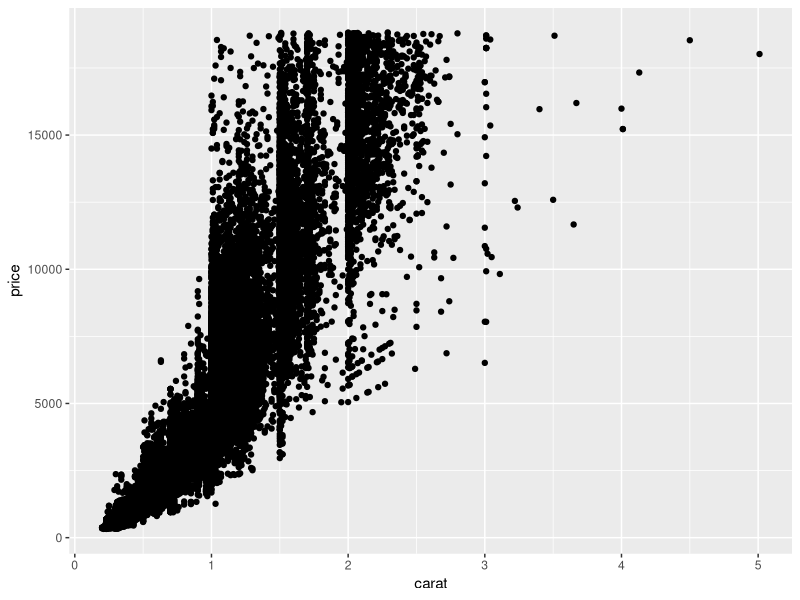
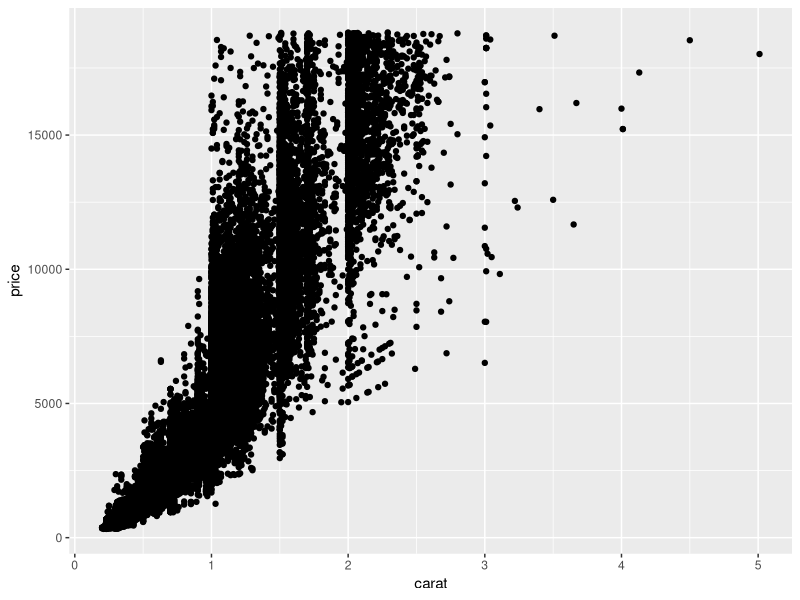
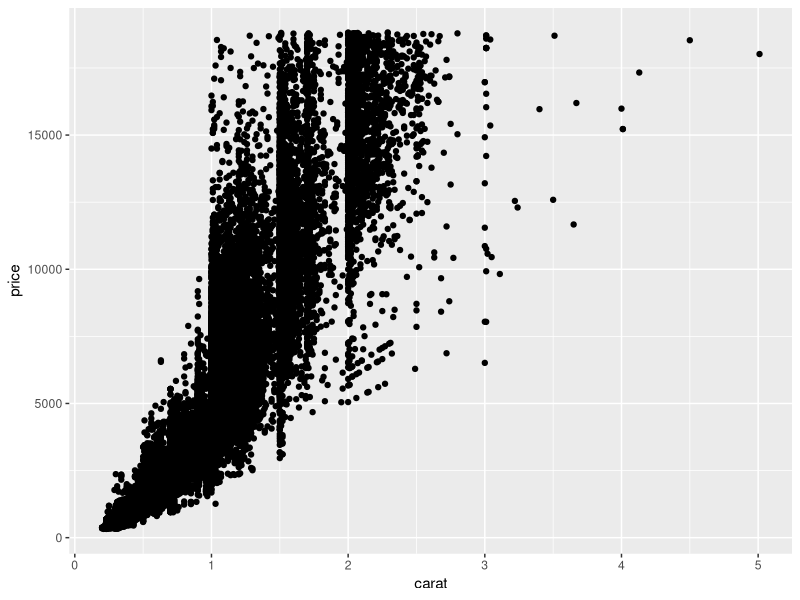
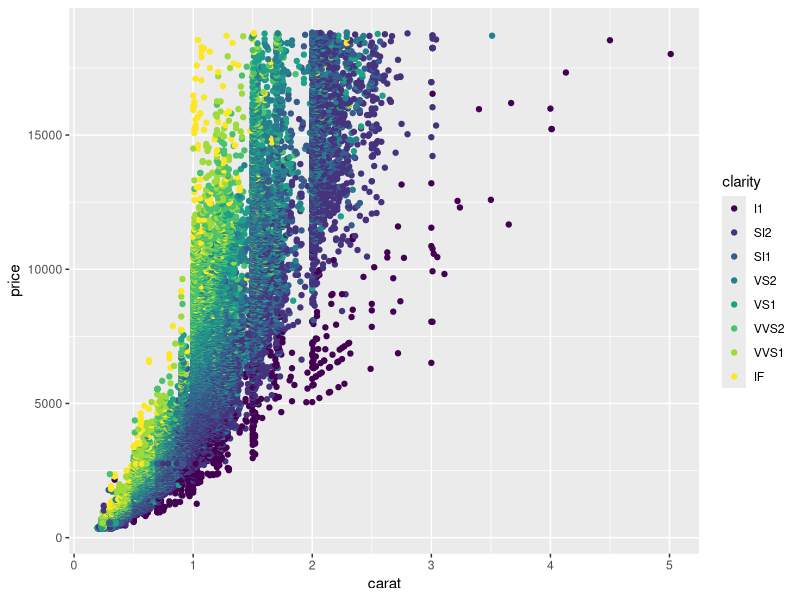
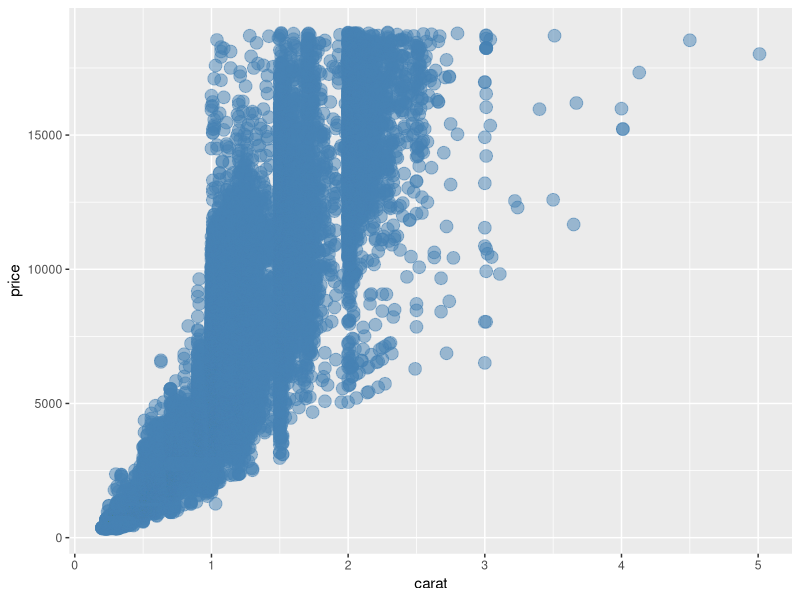
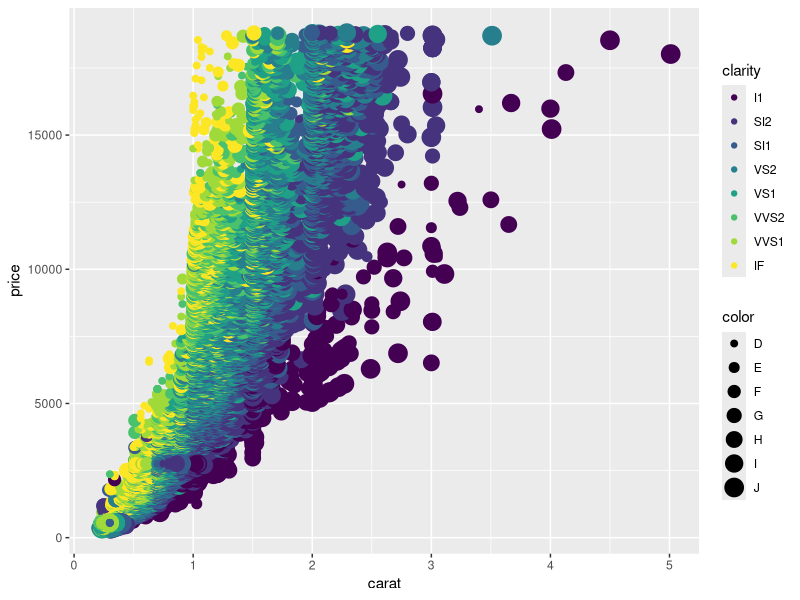
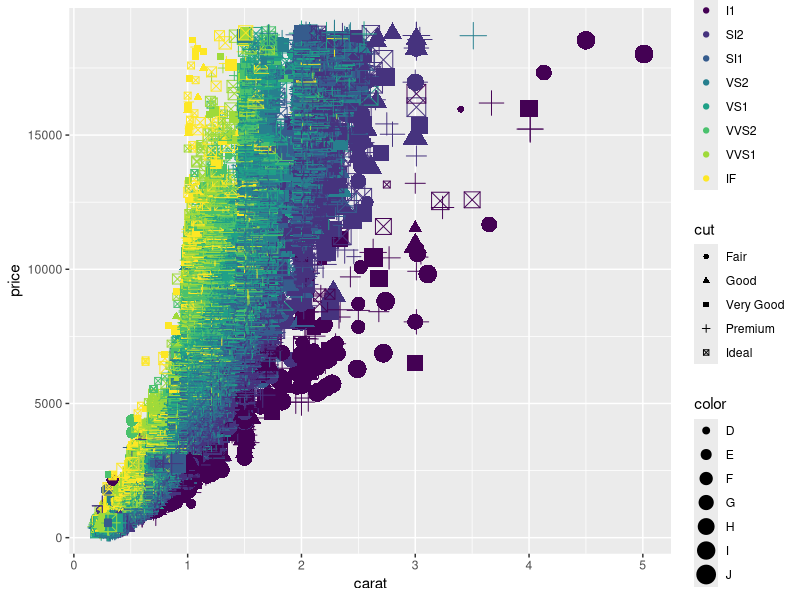
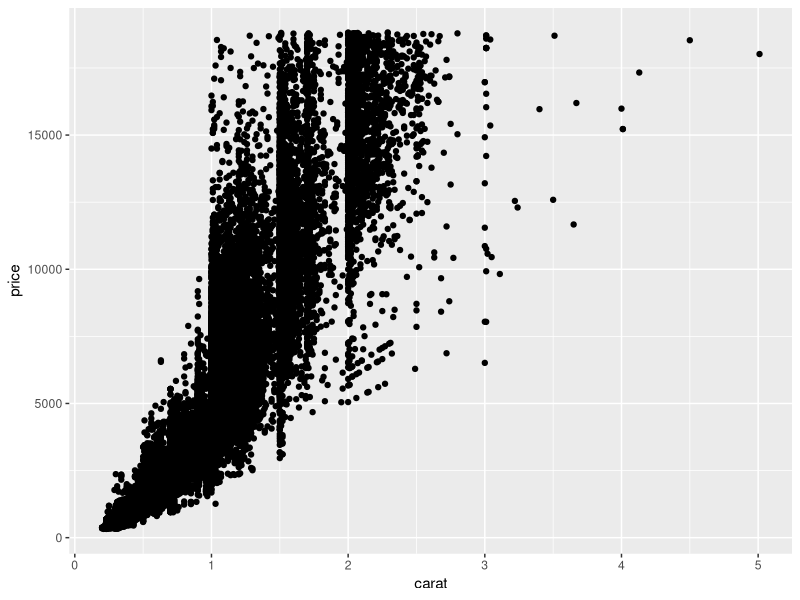

R code for these plots, in order:
## ---- chunk 1
library(knitr)
opts_chunk$set(tidy = TRUE)

## ---- chunk 2
#install.packages("ggplot2")
library(ggplot2)
## ---- chunk 3
data("diamonds")
# View(diamonds)
# help(diamonds)
head(diamonds)
## ---- chunk 4
ggplot(data=diamonds, aes(x=carat, y=price)) +  #qué quiero representar
    geom_point()                                #cómo lo quiero representar

# Se puede observar que existe cierta relacion entre el incremento del precio y el incremento del tama?o.

# Borrar gr?fico

p = ggplot(data=diamonds, aes(x=carat, y=price)) +  #qué quiero representar
    geom_point()                                    #cómo lo quiero representar
print(p)
p

summary(p)
## ---- chunk 5
ggplot(data=diamonds, aes(x=carat, y=price, color=clarity)) + #El color de los puntos cambia en f(variable)
    geom_point()

#No confundir con:
ggplot(data=diamonds, aes(x=carat, y=price)) +  
    geom_point(color="steelblue", size=4, alpha=1/2) #Ahora color es definido por una constante.

# Muchos aspectos se reprsentan siguiendo los par?metros predefinidos por defecto, como son los colores asignados a cada variable, la aparici?n de la leyenda con un formato y en una posici?n determinada, etc...

# Al introducir una tercera variable en el gr?fico podemos ver c?mo la claridad de los diamantes tambi?n influye en el precio, as? se aprecia que los de claridad VVS1 alcanzan precios mas altos que los de la claridad I1, cuando a?n cuando el peso del diamante es el mismo, p.e.1.

# En el lugar de "clarity" se puede introducir otras variables cualitativas como "color" o "cut".
## ---- chunk 6
ggplot(data=diamonds, aes(x=carat, y=price, color=clarity, size=color)) +  
    geom_point()

ggplot(data=diamonds, aes(x=carat, y=price, color=clarity, size=color, shape=cut)) +  
    geom_point()

# Demasiado confuso.
## ---- chunk 7
ggplot(data=diamonds, aes(x=carat, y=price)) +  
    geom_point()

# Representamos la curva que mejor se adapta a los datos.
ggplot(data=diamonds, aes(x=carat, y=price)) +  
    geom_point() +
    geom_smooth() #El sombreado representa el error estándar.

# Si en vez de la curva, preferimos la recta, pediremos que se calcule mediante una regresi?n linear "lm".
ggplot(data=diamonds, aes(x=carat, y=price)) +  
    geom_point() +
    geom_smooth(method="lm", se=FALSE) #Quito el sombreado

# Como curiosidad, si utilizamos la est?tica color, se crear? una recta para cada variable de color.
ggplot(data=diamonds, aes(x=carat, y=price, color=clarity)) +  
    geom_point() +
    geom_smooth(method="lm", se=FALSE) 

# Podemos quitar la capa de puntos para tener una mejor im?gen.
ggplot(data=diamonds, aes(x=carat, y=price, color=clarity)) +  
    geom_smooth(method="lm", se=FALSE)

# Se puede modificar el tipo de l?nea
ggplot(data=diamonds, aes(x=carat, y=price, color=clarity)) +  
    geom_smooth(size=3, linetype=2, method="lm", se=FALSE)
## ---- chunk 8
ggplot(data=diamonds, aes(x=carat, y=price, color=clarity)) +  
    geom_point() + #Podemos quitar esta capa a?adiendo un corchete al inicio de la l?nea
    geom_smooth(method="lm", se=FALSE) +
    facet_wrap(~ color)

#help(facet_wrap)

ggplot(data=diamonds, aes(x=carat, y=price, color=clarity)) +  
    geom_smooth(method="lm", se=FALSE) +
    facet_wrap(~ color, ncol=2)

ggplot(data=diamonds, aes(x=carat, y=price)) +  
    geom_point() +
    facet_wrap(~ color + cut, ncol=5)

ggplot(data=diamonds, aes(x=carat, y=price, color=clarity)) +  
    geom_point() +
    facet_grid(color ~ cut)
## ---- chunk 9
ggplot(data=diamonds, aes(x=carat, y=price, color=clarity)) +  
    geom_point()

# A?adimos t?tulo y modificamos las etiquetas de los ejes.

ggplot(data=diamonds, aes(x=carat, y=price, color=clarity)) +  
    geom_point() +
    ggtitle("Relaci?n entre peso y precio de cada diamante") +
    xlab("Peso (ct)") +
    ylab("Precio ($)")

# Cambiamos par?metros generales del gr?fico.
ggplot(data=diamonds, aes(x=carat, y=price, color=clarity)) +  
    geom_point() +
    theme_bw() + # Tema predefinido. Cambia algunos valores por defecto (color de fondo, de las fuentes..).
    ggtitle("Relaci?n entre peso y precio de cada diamante") +
    labs(x="Peso (ct)", y="Precio ($)")

# Podemos cambiar los par?metros que nos interesen
ggplot(data=diamonds, aes(x=carat, y=price, color=clarity)) +  
    geom_point() +
    theme(text = element_text(size=14), # Tama?o de fuente del grafico por defecto
          plot.title=element_text(size=rel(2), vjust=2),
          axis.text=element_text(colour="blue"),
          axis.title.x = element_text(size=rel(1.5)),
          axis.title.y = element_text(size=rel(1.5)),
          legend.text=element_text(size=rel(0.7)),
          legend.title = element_text(size=rel(1))) +
    ggtitle("Relaci?n entre peso y precio de cada diamante") +
    labs(x="Peso (ct)", y="Precio ($)")

#help(theme)
## ---- chunk 10
head(diamonds)

ggplot(data=diamonds, aes(x=carat)) +  
    geom_histogram()

ggplot(data=diamonds, aes(x=carat)) +  
    geom_histogram(binwidth=0.2) # Datos agrupados en diamantes que difieren en menos de 0.2 quilates.

# Para visualizar la distribuci?n de los precios, agrupados por el tipo de corte.
ggplot(data=diamonds, aes(x=price)) +  
    geom_histogram(binwidth=1000) +
    facet_wrap(~ cut)

# Mejoramos los gr?ficos permitiendo que se ajuste el rango de las ordenadas en cada uno de ellos.
ggplot(data=diamonds, aes(x=price)) +  
    geom_histogram(binwidth=1000) +
    facet_wrap(~ cut, scales="free_y")

# Podemos representar una segunda variable.
ggplot(data=diamonds, aes(x=carat, fill=color)) +  
    geom_histogram(binwidth=0.2) #Observamos, por ejemplo, como los diamantes de color D disminuyen su frecuencia conforme ?stos se hacen mas grandes.
## ---- chunk 11
head(diamonds)

ggplot(data=diamonds, aes(x=carat)) +  
    geom_density()

ggplot(data=diamonds, aes(x=carat, color=color)) +  
    geom_density()
## ---- chunk 12
head(diamonds)

ggplot(diamonds, aes(cut, price)) +
    geom_boxplot()

# Como hay muchos outlyers, transformamos la escala de ordenadas a una logar?tmica.
ggplot(diamonds, aes(cut, price)) +
    geom_boxplot() +
    scale_y_log10()
## ---- chunk 13
head(diamonds)

# Este tipo de gr?ficos tiene una ventaja respecto a los Boxplots, y es que se muestra la frecuencia de los datos.
ggplot(diamonds, aes(cut, price)) +
    geom_violin() +
    scale_y_log10()
## ---- chunk 14
ViolinPlot = ggplot(diamonds, aes(cut, price)) +
    geom_violin() +
    scale_y_log10()

# jpeg(filename="Plot00.jpeg",   # Nombre del archivo y extension
#      height = 11,
#      width = 18,
#      res= 200,       # Resolucion
#      units = "cm")   # Unidades.
# ViolinPlot           # Grafico
# dev.off()            # Cierre del archivo
